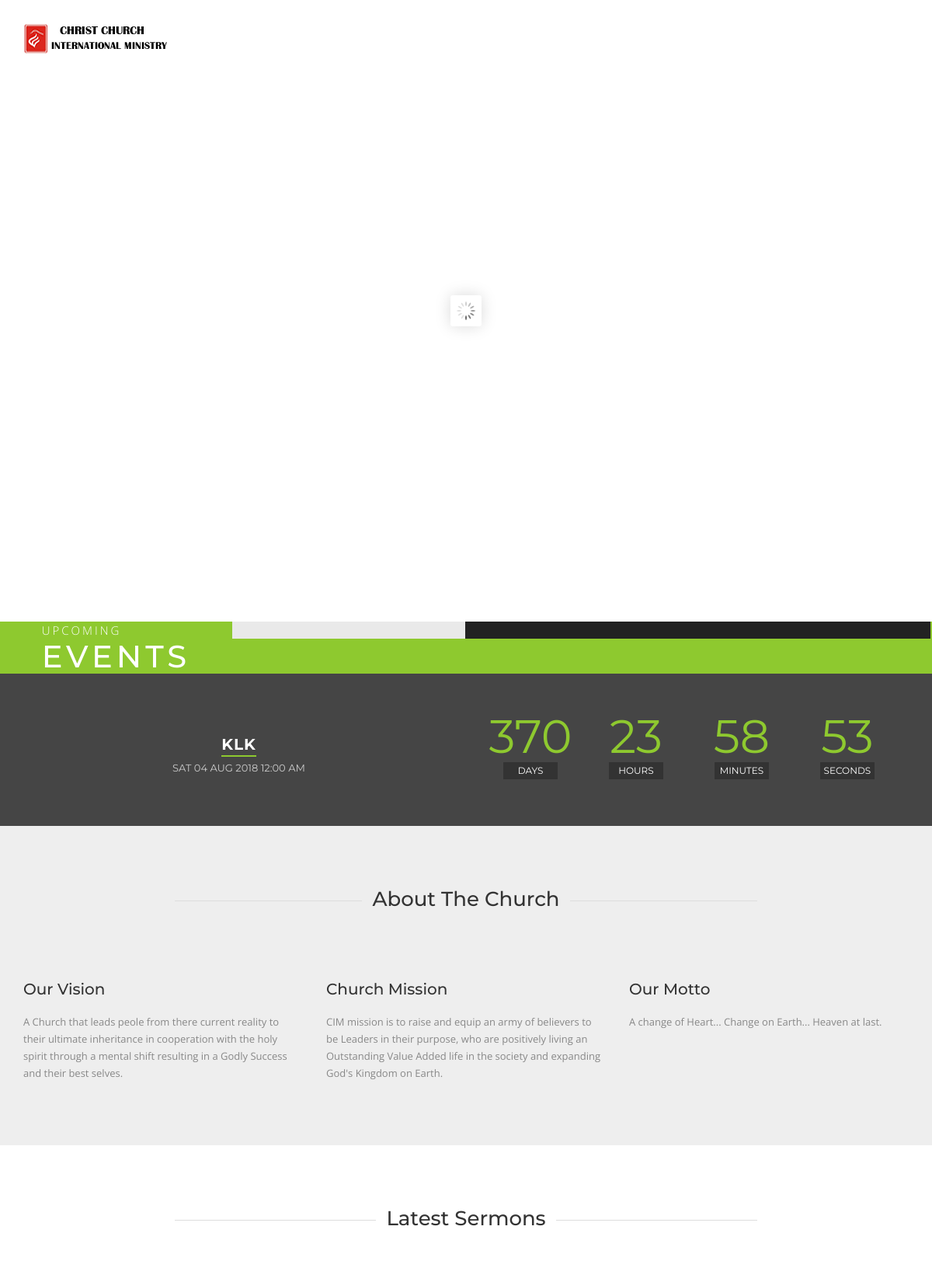
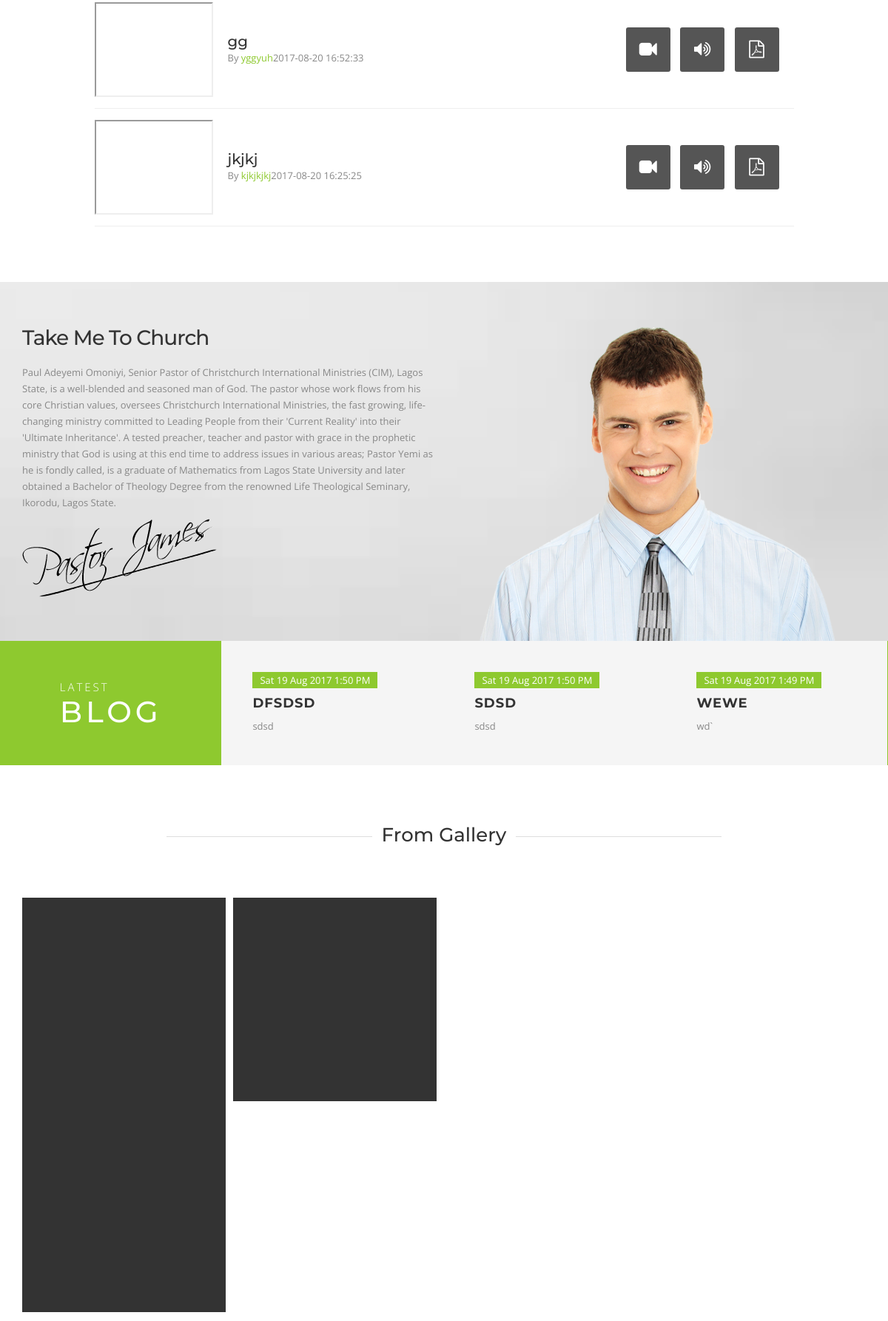
The app's page /st/v/index (upper part) with its own data (2 pictures, top to bottom).
### tables this page shows
CREATE TABLE `event` (
  `ID` int(11) NOT NULL AUTO_INCREMENT,
  `name` varchar(500) NOT NULL,
  `start_date` datetime NOT NULL,
  `end_date` datetime DEFAULT NULL,
  `description` text DEFAULT NULL,
  `host` varchar(500) DEFAULT NULL,
  `comment` text DEFAULT NULL,
  `unit` int(11) DEFAULT NULL,
  `image_location` varchar(200) NOT NULL,
  `status` tinyint(1) NOT NULL DEFAULT 0,
  PRIMARY KEY (`ID`)
);

CREATE TABLE `sermon` (
  `ID` int(11) NOT NULL AUTO_INCREMENT,
  `title` varchar(500) NOT NULL,
  `main_text` text NOT NULL,
  `brief_description` varchar(200) NOT NULL,
  `image_location` varchar(200) DEFAULT NULL,
  `date_posted` timestamp NOT NULL DEFAULT current_timestamp(),
  `status` tinyint(1) NOT NULL DEFAULT 0,
  `bible_passages` text DEFAULT NULL,
  `author` varchar(200) NOT NULL,
  PRIMARY KEY (`ID`)
);

CREATE TABLE `blog` (
  `ID` int(11) NOT NULL AUTO_INCREMENT,
  `title` varchar(200) NOT NULL,
  `summary` varchar(500) NOT NULL,
  `content` text NOT NULL,
  `date_posted` datetime NOT NULL DEFAULT current_timestamp(),
  `author` varchar(200) NOT NULL,
  `status` tinyint(1) NOT NULL DEFAULT 0,
  PRIMARY KEY (`ID`)
);

### application/controllers/St.php (called while the page is built, shortened)
<?php
class St extends CI_Controller {
	public function __construct($value='')
	{
		$this->load->helper('url');
		$this->load->helper('string');
		$this->load->database();
		$this->load->library('session');
	}
	public function v($page='index',$param=false)
	{
		$data = array();
		$method = $page.'Data';
		if (method_exists($this, $method)) {
			if ($param) {
				$data=$this->$method($param);
			} else {
				$data=$this->$method();
			}
		}
		$this->load->view('static/'.$page,$data);
	}
	private function indexData()
	{
		$church = $this->loadModel('church');
		$sermon = $this->loadModel('sermon','',' limit 3',' order by date_posted desc');
		$return['sermon']=$sermon;
		$return['church']=$church[0];
		$blog=$this->loadModel('blog','',' limit 3',' order by date_posted desc');
		$return['blog']=$blog;
		$event =$this->loadModel('event','',' limit 3',' order by start_date desc');
		$return['events']=$event;
		$return['gallery']=$this->loadModel('gallery','','limit 10','order by uploaded_date desc');
		return $return;
	}
	private function loadModel($model,$where='where status =1',$limit='',$order='')
	{
		$query = "select * from $model $where $order $limit";
		$result = $this->db->query($query);
		$result = $result->result_array();
		return $result;
	}
}

### index.php (called while the page is built, shortened)
<?php
require_once BASEPATH.'core/CodeIgniter.php';

### application/helpers/MY_string_helper.php (called while the page is built, shortened)
<?php
	function formatReadable($date)
	{
		$d = date_create($date);
		$format ='D  d M Y g:i A';
		return date_format($d,$format);
	}
	function getEmbed($url)
	{
		$start = strpos($url, '?v=') +3;
		return "https://www.youtube.com/embed/".substr($url, $start);
	}
 ?>

### application/views/static/index.php (the view, shortened to what this page needs)
        <?php include "includes/header_home.php" ?>
        <div id="slider">
            <div class="fullwidthbanner-container">
                <div id="revolution-slider">
                    <ul>
                    </ul>
                </div>
            </div>
        </div>
        <div id="content" class="no-padding">
            <section id="page-events" class="no-padding">
                <div class="fullwidth">
                    <div class="one-fourth text-center">
                        <div class="title-area wow slideInLeft">
                            <span>Upcoming</span>
                            <h1>Events</h1>
                        </div>
                    </div>
                    <div class="three-fourth">
                        <div class="fx custom-carousel-1">
                        <?php foreach ($events as $event): ?>
                            <div class="item">
                                <div class="overlay">
                                    <a href="#">
                                        <h3><?php echo $event['name'] ?></h3>
                                    </a>
                                </div>
                            </div>
                            <?php endforeach ?>
                    </div>
                </div>
            </section>
            <section id="countdown-container" data-speed="5" data-type="background">
                <div class="container">
                    <div class="row text-center">
                        <div class="col-md-6 wow fadeInLeft">
                            <h3><?php echo $events[0]['name'] ?></h3>
                            <span class="time"><?php echo formatReadable($events[0]['start_date'] )?></span>
                        </div>
                        <div class="col-md-6 wow fadeInRight" data-wow-delay=".25s">
                            <div id="defaultCountdown"></div>
                        </div>
                    </div>
                </div>
            </section>
            <section id="section-text">
                <div class="container">
                    <div class="row">
                        <div class="col-md-8 col-md-offset-2 text-center wow fadeInUp">
                            <h2>About The Church</h2>
                            <div class="divider-double"></div>
                        </div>
                        <div class="col-md-4 wow fadeInRight" data-wow-delay=".5s">
                            <h3>Our Vision</h3>
                           A Church that leads peole from there current reality to their ultimate inheritance in cooperation with the holy spirit through a mental shift resulting in a Godly Success and their best selves.
							<br>
                            <br>
                        </div>
                        <div class="col-md-4 wow fadeInRight" data-wow-delay=".75s">
                            <h3>Church Mission</h3>
                            CIM mission is to raise and equip an army of believers to be Leaders in their purpose, who are positively living an Outstanding Value Added life in the society and expanding God's Kingdom on Earth.
							<br>
                            <br>
                        </div>
                        <div class="col-md-4 wow fadeInRight" data-wow-delay="1s">
                            <h3>Our Motto</h3>
                            A change of Heart... Change on Earth... Heaven at last.
							<br>
                            <br>
                        </div>
                    </div>
                </div>
            </section>
            <section id="latest-sermons">
                <div class="container">
                    <div class="row">
                        <div class="col-md-8 col-md-offset-2 text-center wow fadeInUp">
                            <h2>Latest Sermons</h2>
                            <div class="divider-double"></div>
                        </div>
                        <div class="col-md-10 col-md-offset-1">
                        <?php foreach ($sermon as $current): ?>
                            <div class="custom-col-3 wow flipInX">
                                <div class="left-col">
                                    <iframe width="500" height="400" src="<?php echo getEmbed($current['image_location'] )?>"></iframe>
                                </div>
                                <div class="mid-col">
                                    <a href="#">
                                        <h3><?php echo $current['title'] ?></h3>
                                    </a>
                                    <div class="details"><span>By <a href="#"><?php echo $current['author'] ?></a><?php echo $current['date_posted'] ?></span></div>
                                </div>
                                <div class="right-col">
                                    <a href="<?php echo $current['image_location'] ?>"><i class="fa fa-video-camera"></i></a>
                                    <a href="#"><i class="fa fa-volume-up"></i></a>
                                    <a href="<?=base_url('st/v/sermon/'.$current['ID']) ?>"><i class="fa fa-file-pdf-o"></i></a>
                                </div>
                            </div>
                        <?php endforeach ?>
                        </div>
                    </div>
                </div>
            </section>
            <section id="section-text-2" class="no-padding-bottom">
                <div class="container">
                    <div class="row">
                        <div class="col-md-6 wow fadeInLeft" data-wow-delay=".5s">
                            <h1>Take Me To Church</h1>
                            <p>Paul Adeyemi Omoniyi, Senior Pastor of Christchurch International Ministries (CIM), Lagos State, is a well-blended and seasoned man of God. The pastor whose work flows from his core Christian values, oversees Christchurch International Ministries, the fast growing,
                               life-changing ministry committed to Leading People from their 'Current Reality' into their 'Ultimate Inheritance'.
                               A tested preacher, teacher and pastor with grace in the prophetic ministry that God is using at this end time to address issues in various areas; Pastor Yemi as he is fondly called,
                               is a graduate of Mathematics from Lagos State University and later obtained a Bachelor of Theology Degree from the renowned Life Theological Seminary, Ikorodu, Lagos State.</p>
                            <p class="wow fadeIn" data-wow-delay='1.5s'>
                                <img src="<?=base_url() ?>img/misc/pic-5.png" alt="">
                            </p>
                        </div>
                        <div class="col-md-6 wow fadeInUp">
                            <img src="<?=base_url() ?>img/misc/pic-4.png" class="img-responsive" alt="">
                        </div>
                    </div>
                </div>
            </section>
            <section id="page-blog" class="no-padding">
                <div class="fullwidth">
                    <div class="one-fourth text-center">
                        <div class="title-area wow slideInLeft">
                            <span>Latest</span>
                            <h1>Blog</h1>
                        </div>
                    </div>
                    <div class="three-fourth">
                        <div class="custom-carousel-2">
                        <?php foreach ($blog as $blogItem): ?>
                            <div class="item-blog">
                                <div class="inner">
                                    <span class="date"><?php echo formatReadable($blogItem['date_posted']) ?></span>
                                    <a href="#">
                                        <h3><?php echo $blogItem['title'] ?></h3>
                                    </a>
                                    <span class="desc"><?php echo $blogItem['summary'] ?>
                                    </span>
                                </div>
                            </div>
                        <?php endforeach ?>
                        </div>
                    </div>
                </div>
            </section>
            <section id="section-gallery">
                <div class="container">
                    <div class="row">
                        <div class="col-md-8 col-md-offset-2 text-center">
                            <h2>From Gallery</h2>
                            <div class="divider-double"></div>
                        </div>
                        <div id="gallery-isotope" class="col-md-12 wow fadeInUp" data-wow-delay=".25s">
                        <?php if ($gallery): ?>
                            <div class="item long-pic">
                            </div>
                            <?php if (isset($gallery[1])): ?>
                                <div class="item small-pic">
                                </div>
                            <?php endif ?>
                        <?php endif ?>
                        </div>
                    </div>
                </div>
            </section>
        </div>
    </div>
</body>
</html>

### css/rev-settings.css (style rules this page uses)
html { overflow-x:hidden; padding: 0 !important; background:#fff; margin:0px !important; }
.fullwidthbanner-container { width:100% !important; position:relative; padding:0; overflow:hidden; color:#fff; }

### records on screen
event: name "KLK", start_date "SAT 04 AUG 2018 12:00 AM"
sermon: title "gg", author "yggyuh", date_posted "2017-08-20 16:52:33"
sermon: title "jkjkj", author "kjkjkjkj", date_posted "2017-08-20 16:25:25"
blog: date_posted "Sat 19 Aug 2017 1:50 PM", title "DFSDSD", summary "sdsd"
blog: date_posted "Sat 19 Aug 2017 1:50 PM", title "SDSD", summary "sdsd"
blog: date_posted "Sat 19 Aug 2017 1:49 PM", title "WEWE", summary "wd`"
